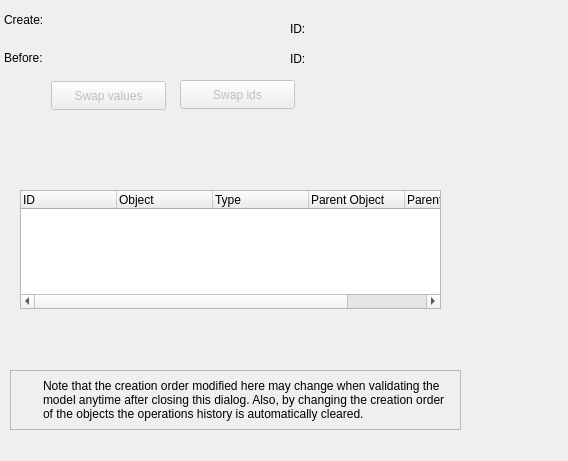
<?xml version="1.0" encoding="UTF-8"?>
<ui version="4.0">
 <class>SwapObjectsIdsWidget</class>
 <widget class="QWidget" name="SwapObjectsIdsWidget">
  <property name="geometry">
   <rect>
    <x>0</x>
    <y>0</y>
    <width>568</width>
    <height>461</height>
   </rect>
  </property>
  <property name="minimumSize">
   <size>
    <width>0</width>
    <height>0</height>
   </size>
  </property>
  <property name="windowTitle">
   <string>Change objects creation order</string>
  </property>
  <widget class="QLabel" name="create_lbl">
   <property name="geometry">
    <rect>
     <x>4</x>
     <y>11</y>
     <width>44</width>
     <height>18</height>
    </rect>
   </property>
   <property name="sizePolicy">
    <sizepolicy hsizetype="Fixed" vsizetype="Fixed">
     <horstretch>0</horstretch>
     <verstretch>0</verstretch>
    </sizepolicy>
   </property>
   <property name="text">
    <string>Create:</string>
   </property>
  </widget>
  <widget class="QLabel" name="src_id_lbl">
   <property name="geometry">
    <rect>
     <x>290</x>
     <y>20</y>
     <width>18</width>
     <height>18</height>
    </rect>
   </property>
   <property name="sizePolicy">
    <sizepolicy hsizetype="Preferred" vsizetype="Preferred">
     <horstretch>0</horstretch>
     <verstretch>0</verstretch>
    </sizepolicy>
   </property>
   <property name="font">
    <font>
     <weight>50</weight>
     <bold>false</bold>
    </font>
   </property>
   <property name="text">
    <string>ID:</string>
   </property>
  </widget>
  <widget class="QLabel" name="src_ico_lbl">
   <property name="geometry">
    <rect>
     <x>410</x>
     <y>12</y>
     <width>32</width>
     <height>32</height>
    </rect>
   </property>
   <property name="sizePolicy">
    <sizepolicy hsizetype="Fixed" vsizetype="Fixed">
     <horstretch>0</horstretch>
     <verstretch>0</verstretch>
    </sizepolicy>
   </property>
   <property name="minimumSize">
    <size>
     <width>32</width>
     <height>32</height>
    </size>
   </property>
   <property name="maximumSize">
    <size>
     <width>32</width>
     <height>32</height>
    </size>
   </property>
   <property name="text">
    <string/>
   </property>
  </widget>
  <widget class="QLabel" name="before_lbl">
   <property name="geometry">
    <rect>
     <x>4</x>
     <y>49</y>
     <width>45</width>
     <height>18</height>
    </rect>
   </property>
   <property name="sizePolicy">
    <sizepolicy hsizetype="Fixed" vsizetype="Fixed">
     <horstretch>0</horstretch>
     <verstretch>0</verstretch>
    </sizepolicy>
   </property>
   <property name="text">
    <string>Before:</string>
   </property>
  </widget>
  <widget class="QLabel" name="dst_id_lbl">
   <property name="geometry">
    <rect>
     <x>290</x>
     <y>50</y>
     <width>18</width>
     <height>18</height>
    </rect>
   </property>
   <property name="sizePolicy">
    <sizepolicy hsizetype="Preferred" vsizetype="Preferred">
     <horstretch>0</horstretch>
     <verstretch>0</verstretch>
    </sizepolicy>
   </property>
   <property name="font">
    <font>
     <weight>50</weight>
     <bold>false</bold>
    </font>
   </property>
   <property name="text">
    <string>ID:</string>
   </property>
  </widget>
  <widget class="QLabel" name="dst_ico_lbl">
   <property name="geometry">
    <rect>
     <x>410</x>
     <y>50</y>
     <width>32</width>
     <height>32</height>
    </rect>
   </property>
   <property name="sizePolicy">
    <sizepolicy hsizetype="Fixed" vsizetype="Fixed">
     <horstretch>0</horstretch>
     <verstretch>0</verstretch>
    </sizepolicy>
   </property>
   <property name="minimumSize">
    <size>
     <width>32</width>
     <height>32</height>
    </size>
   </property>
   <property name="maximumSize">
    <size>
     <width>32</width>
     <height>32</height>
    </size>
   </property>
   <property name="text">
    <string/>
   </property>
  </widget>
  <widget class="QFrame" name="alert_frm">
   <property name="geometry">
    <rect>
     <x>10</x>
     <y>370</y>
     <width>451</width>
     <height>60</height>
    </rect>
   </property>
   <property name="sizePolicy">
    <sizepolicy hsizetype="Preferred" vsizetype="Fixed">
     <horstretch>0</horstretch>
     <verstretch>0</verstretch>
    </sizepolicy>
   </property>
   <property name="minimumSize">
    <size>
     <width>0</width>
     <height>48</height>
    </size>
   </property>
   <property name="maximumSize">
    <size>
     <width>16777215</width>
     <height>16777215</height>
    </size>
   </property>
   <property name="frameShape">
    <enum>QFrame::StyledPanel</enum>
   </property>
   <property name="frameShadow">
    <enum>QFrame::Raised</enum>
   </property>
   <layout class="QGridLayout" name="gridLayout">
    <property name="leftMargin">
     <number>2</number>
    </property>
    <property name="topMargin">
     <number>2</number>
    </property>
    <property name="rightMargin">
     <number>2</number>
    </property>
    <property name="bottomMargin">
     <number>2</number>
    </property>
    <item row="0" column="1">
     <widget class="QLabel" name="message_lbl">
      <property name="sizePolicy">
       <sizepolicy hsizetype="Preferred" vsizetype="Expanding">
        <horstretch>0</horstretch>
        <verstretch>0</verstretch>
       </sizepolicy>
      </property>
      <property name="font">
       <font>
        <weight>50</weight>
        <bold>false</bold>
        <underline>false</underline>
        <strikeout>false</strikeout>
        <kerning>true</kerning>
       </font>
      </property>
      <property name="text">
       <string>Note that the creation order modified here may change when validating the model anytime after closing this dialog. Also, by changing the creation order of the objects the operations history is automatically cleared.</string>
      </property>
      <property name="wordWrap">
       <bool>true</bool>
      </property>
     </widget>
    </item>
    <item row="0" column="0">
     <widget class="QLabel" name="label">
      <property name="minimumSize">
       <size>
        <width>24</width>
        <height>24</height>
       </size>
      </property>
      <property name="maximumSize">
       <size>
        <width>24</width>
        <height>24</height>
       </size>
      </property>
      <property name="text">
       <string/>
      </property>
      <property name="textFormat">
       <enum>Qt::AutoText</enum>
      </property>
      <property name="pixmap">
       <pixmap resource="../res/resources.qrc">:/icones/icones/msgbox_alerta.png</pixmap>
      </property>
      <property name="scaledContents">
       <bool>true</bool>
      </property>
     </widget>
    </item>
   </layout>
  </widget>
  <widget class="QToolButton" name="swap_values_tb">
   <property name="enabled">
    <bool>false</bool>
   </property>
   <property name="geometry">
    <rect>
     <x>51</x>
     <y>81</y>
     <width>115</width>
     <height>29</height>
    </rect>
   </property>
   <property name="sizePolicy">
    <sizepolicy hsizetype="Fixed" vsizetype="Fixed">
     <horstretch>0</horstretch>
     <verstretch>0</verstretch>
    </sizepolicy>
   </property>
   <property name="minimumSize">
    <size>
     <width>0</width>
     <height>0</height>
    </size>
   </property>
   <property name="maximumSize">
    <size>
     <width>16777215</width>
     <height>16777215</height>
    </size>
   </property>
   <property name="focusPolicy">
    <enum>Qt::StrongFocus</enum>
   </property>
   <property name="toolTip">
    <string>Swap the values of the fields</string>
   </property>
   <property name="text">
    <string>Swap values</string>
   </property>
   <property name="icon">
    <iconset resource="../res/resources.qrc">
     <normaloff>:/icones/icones/atualizar.png</normaloff>:/icones/icones/atualizar.png</iconset>
   </property>
   <property name="iconSize">
    <size>
     <width>22</width>
     <height>22</height>
    </size>
   </property>
   <property name="toolButtonStyle">
    <enum>Qt::ToolButtonTextBesideIcon</enum>
   </property>
  </widget>
  <widget class="QToolButton" name="swap_ids_tb">
   <property name="enabled">
    <bool>false</bool>
   </property>
   <property name="geometry">
    <rect>
     <x>180</x>
     <y>80</y>
     <width>115</width>
     <height>29</height>
    </rect>
   </property>
   <property name="sizePolicy">
    <sizepolicy hsizetype="Fixed" vsizetype="Fixed">
     <horstretch>0</horstretch>
     <verstretch>0</verstretch>
    </sizepolicy>
   </property>
   <property name="minimumSize">
    <size>
     <width>0</width>
     <height>0</height>
    </size>
   </property>
   <property name="maximumSize">
    <size>
     <width>16777215</width>
     <height>16777215</height>
    </size>
   </property>
   <property name="focusPolicy">
    <enum>Qt::StrongFocus</enum>
   </property>
   <property name="toolTip">
    <string>Swap the object ids changing their creation order</string>
   </property>
   <property name="text">
    <string>Swap ids</string>
   </property>
   <property name="icon">
    <iconset resource="../res/resources.qrc">
     <normaloff>:/icones/icones/swapobjs.png</normaloff>:/icones/icones/swapobjs.png</iconset>
   </property>
   <property name="iconSize">
    <size>
     <width>22</width>
     <height>22</height>
    </size>
   </property>
   <property name="toolButtonStyle">
    <enum>Qt::ToolButtonTextBesideIcon</enum>
   </property>
  </widget>
  <widget class="QTableWidget" name="objects_tbw">
   <property name="enabled">
    <bool>true</bool>
   </property>
   <property name="geometry">
    <rect>
     <x>20</x>
     <y>190</y>
     <width>421</width>
     <height>119</height>
    </rect>
   </property>
   <property name="font">
    <font>
     <pointsize>9</pointsize>
    </font>
   </property>
   <property name="editTriggers">
    <set>QAbstractItemView::NoEditTriggers</set>
   </property>
   <property name="alternatingRowColors">
    <bool>true</bool>
   </property>
   <property name="selectionMode">
    <enum>QAbstractItemView::SingleSelection</enum>
   </property>
   <property name="selectionBehavior">
    <enum>QAbstractItemView::SelectRows</enum>
   </property>
   <property name="gridStyle">
    <enum>Qt::SolidLine</enum>
   </property>
   <property name="sortingEnabled">
    <bool>true</bool>
   </property>
   <attribute name="horizontalHeaderCascadingSectionResizes">
    <bool>true</bool>
   </attribute>
   <attribute name="horizontalHeaderDefaultSectionSize">
    <number>96</number>
   </attribute>
   <attribute name="horizontalHeaderMinimumSectionSize">
    <number>30</number>
   </attribute>
   <attribute name="horizontalHeaderShowSortIndicator" stdset="0">
    <bool>true</bool>
   </attribute>
   <attribute name="horizontalHeaderStretchLastSection">
    <bool>true</bool>
   </attribute>
   <attribute name="verticalHeaderVisible">
    <bool>false</bool>
   </attribute>
   <attribute name="verticalHeaderCascadingSectionResizes">
    <bool>false</bool>
   </attribute>
   <attribute name="verticalHeaderDefaultSectionSize">
    <number>25</number>
   </attribute>
   <attribute name="verticalHeaderHighlightSections">
    <bool>false</bool>
   </attribute>
   <attribute name="verticalHeaderMinimumSectionSize">
    <number>25</number>
   </attribute>
   <attribute name="verticalHeaderShowSortIndicator" stdset="0">
    <bool>false</bool>
   </attribute>
   <attribute name="verticalHeaderStretchLastSection">
    <bool>false</bool>
   </attribute>
   <column>
    <property name="text">
     <string>ID</string>
    </property>
    <property name="textAlignment">
     <set>AlignLeading|AlignVCenter</set>
    </property>
    <property name="icon">
     <iconset resource="../res/resources.qrc">
      <normaloff>:/icones/icones/uid.png</normaloff>:/icones/icones/uid.png</iconset>
    </property>
   </column>
   <column>
    <property name="text">
     <string>Object</string>
    </property>
    <property name="textAlignment">
     <set>AlignLeading|AlignVCenter</set>
    </property>
    <property name="icon">
     <iconset resource="../res/resources.qrc">
      <normaloff>:/icones/icones/table.png</normaloff>:/icones/icones/table.png</iconset>
    </property>
   </column>
   <column>
    <property name="text">
     <string>Type</string>
    </property>
    <property name="textAlignment">
     <set>AlignLeading|AlignVCenter</set>
    </property>
    <property name="icon">
     <iconset resource="../res/resources.qrc">
      <normaloff>:/icones/icones/usertype.png</normaloff>:/icones/icones/usertype.png</iconset>
    </property>
   </column>
   <column>
    <property name="text">
     <string>Parent Object</string>
    </property>
    <property name="textAlignment">
     <set>AlignLeading|AlignVCenter</set>
    </property>
    <property name="icon">
     <iconset resource="../res/resources.qrc">
      <normaloff>:/icones/icones/schema.png</normaloff>:/icones/icones/schema.png</iconset>
    </property>
   </column>
   <column>
    <property name="text">
     <string>Parent Type</string>
    </property>
    <property name="textAlignment">
     <set>AlignLeading|AlignVCenter</set>
    </property>
    <property name="icon">
     <iconset resource="../res/resources.qrc">
      <normaloff>:/icones/icones/usertype.png</normaloff>:/icones/icones/usertype.png</iconset>
    </property>
   </column>
  </widget>
 </widget>
 <resources>
  <include location="../res/resources.qrc"/>
 </resources>
 <connections/>
</ui>
